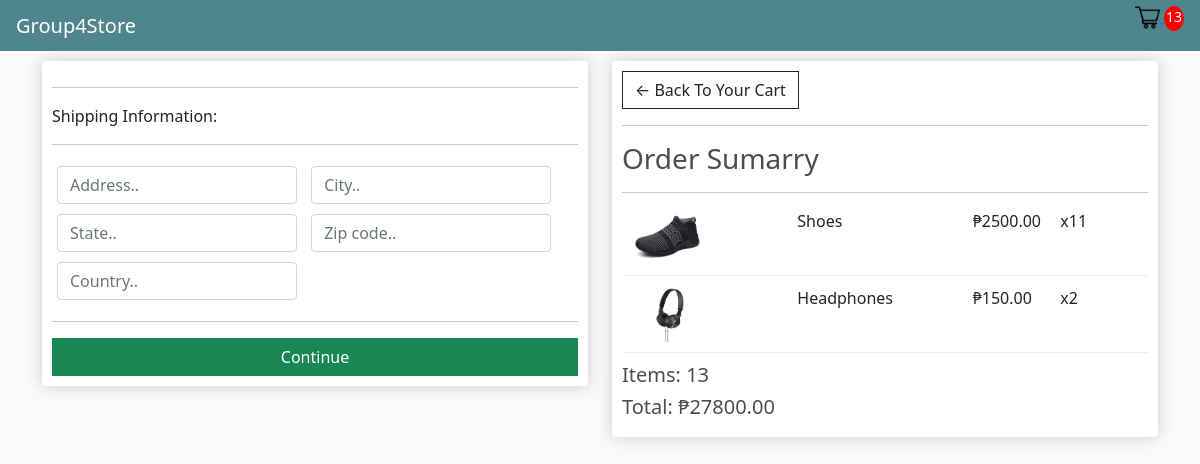
Screenshot of /checkout/ (signed in) with the database file from the repository.
### store/models.py (models this page shows, shortened)
class OrderItem(models.Model):
    product = models.ForeignKey(Product, on_delete=models.SET_NULL, blank=True, null=True)
    order = models.ForeignKey(Order, on_delete=models.SET_NULL, blank=True, null=True)
    quantity = models.IntegerField(default=0, null=True, blank=True)
    data_added = models.DateTimeField(auto_now_add=True)
    @property
    def get_total(self):
        total = self.product.price * self.quantity
        return total

class Product(models.Model):
    name = models.CharField(max_length=200)
    price = models.DecimalField(max_digits=7, decimal_places=2)
    digital = models.BooleanField(default=False, null=True, blank=False)
    image = models.ImageField(null=True, blank=True)
    @property
    def imageURL(self):
        try:
            url = self.image.url
        except:
            url = ''
        return url

class Order(models.Model):
    customer = models.ForeignKey(Customer, on_delete=models.SET_NULL, blank=True, null=True)
    date_ordered = models.DateTimeField(auto_now_add=True)
    complete = models.BooleanField(default=False, null=True, blank=True)
    transaction_id = models.CharField(max_length=200, null=True)
    @property
    def shipping(self):
        shipping = False
        orderitems = self.orderitem_set.all()
        for i in orderitems:
            if i.product.digital == False:
                shipping = True
        return shipping
    @property
    def get_cart_total(self):
        orderitems = self.orderitem_set.all()
        total = sum([item.get_total for item in orderitems])
        return total
    @property
    def get_cart_items(self):
        orderitems = self.orderitem_set.all()
        total = sum([item.quantity for item in orderitems])
        return total

### store/views.py (the view)
# urls.py: path('checkout/', views.checkout, name='checkout'),
def checkout(request):
    data = cartData(request)
    cartItems = data['cartItems']
    order =  data['order']
    items = data['items']
    context = {'items': items, 'order':order, 'cartItems':cartItems, 'shipping': False}
    return render(request, 'store/checkout.html', context)

### store/utils.py (called while the page is built)
def cartData(request):
    if request.user.is_authenticated:
        customer = request.user.customer
        order, created = Order.objects.get_or_create(customer=customer, complete=False)
        items = order.orderitem_set.all()
        cartItems = order.get_cart_items
    else:
        cookieData = cookieCart(request)
        cartItems = cookieData['cartItems']
        order =  cookieData['order']
        items = cookieData['items']
    return {'cartItems': cartItems, 'order': order, 'items': items}

### store/templates/store/checkout.html (shortened to what this page needs)
{% extends 'store/main.html' %}
{% load static %}
{% block content %}
<div class="row">
    <div class="col-lg-6">
        <div class="box-element" id="form-wrapper">
            <form id="form" class="">
                <div id="shipping-info">
                    <hr>
					<p>Shipping Information:</p>
					<hr>
					<div class="form-field">
						<input class="form-control" type="text" name="address" placeholder="Address..">
					</div>
					<div class="form-field">
						<input class="form-control" type="text" name="city" placeholder="City..">
					</div>
					<div class="form-field">
						<input class="form-control" type="text" name="state" placeholder="State..">
					</div>
					<div class="form-field">
						<input class="form-control" type="text" name="zipcode" placeholder="Zip code..">
					</div>
					<div class="form-field">
						<input class="form-control" type="text" name="country" placeholder="Country..">
					</div>
                </div>
                <hr>
                <div class="row">
                    <div class="col-12">
                        <input id="form-button" class="btn btn-success w-100" type="submit" value="Continue">
                    </div>
                </div>
            </form>
        </div>
        <br>
    </div>
    <div class="col-lg-6">
        <div class="box-element">
            <a href="{% url 'cart' %}" class="btn btn-outline-dark">&#x2190; Back To Your Cart</a>
            <hr>
            <h3>Order Sumarry</h3>
            <hr>
            {% for item in items %}
            <div class="cart-row">
                <div style="flex:2"><img src="{{item.product.imageURL}}" class="row-image" alt=""></div>
                <div style="flex:2"><p>{{item.product.name}}</p></div>
                <div style="flex:1"><p>₱{{item.product.price}}</p></div>
                <div style="flex:1"><p>x{{item.quantity}}</p></div>
            </div>
            {% endfor %}
            <h5>Items: {{order.get_cart_items}}</h5>
            <h5>Total: ₱{{order.get_cart_total|floatformat:2}}</h5>
        </div>
    </div>
</div>
{% endblock content%}

### static/css/main.css (style rules this page uses)
body { background-color: hsl(0, 0%, 98%); }
h1,h2,h3,h4,h5,h6 { color:hsl(0, 0%, 30%); }
.box-element { box-shadow:hsl(0, 0%, 80%) 0 0 16px; background-color: #fff; border-radius: 4px; padding: 10px; }
.col-lg-4, .col-lg-6, .col-lg-8, .col-lg-12 { margin-top: 10px; }
.btn { border-radius: 0; }
.row-image { width: 100px; }
.form-field { width:250px; display: inline-block; padding: 5px; }
.cart-row { display: flex; align-items: flex-stretch; padding-bottom: 10px; margin-bottom: 10px; border-bottom: 1px solid #ececec; }

### rows the page displays
OrderItem: product.imageURL (picture), product.name "Shoes", product.price "2500.00", quantity "11"
OrderItem: product.imageURL (picture), product.name "Headphones", product.price "150.00", quantity "2"
Order: get_cart_items "13", get_cart_total "27800.00"

### other values shown
{{ cartItems }} "13"
